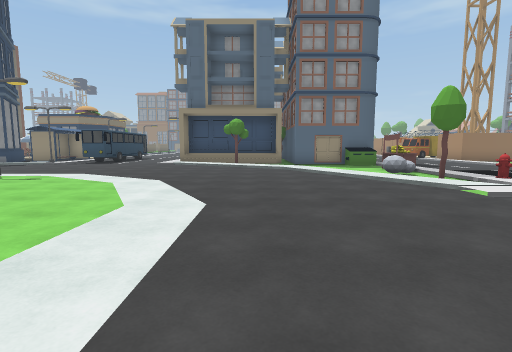
View 1 (above)

22 first-person views from a walk through a scene from a Unity 3-D project. The camera is 1.5 m above the floor, tilts 6° down and sees 85° across. The floor is counted in squares, 2 m on a side. Each view is taken from the middle of a square. On the plan, view 1 faces up. The plan holds only what a view shows up to about 10 squares ahead; the rest is blank. The place goes on beyond the plan.

View 2
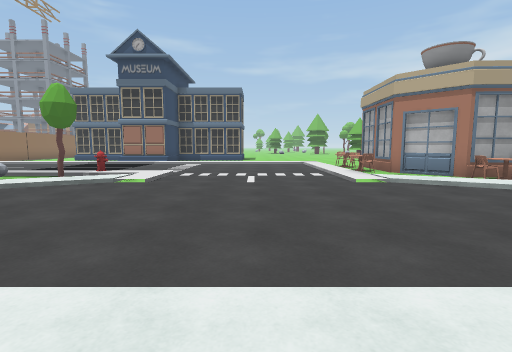

View 3
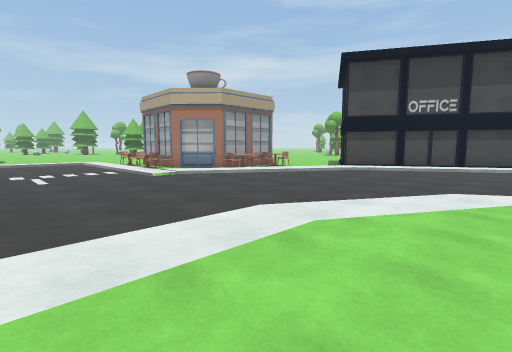

View 4
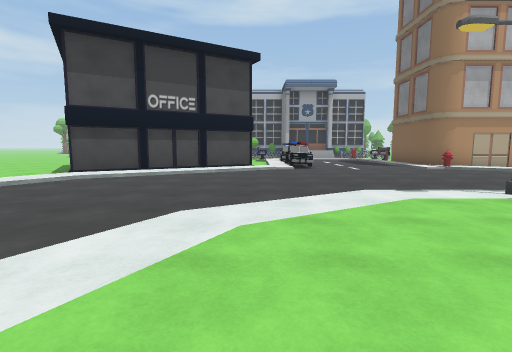

View 5
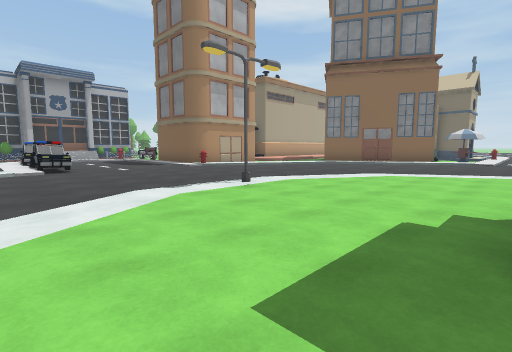

View 6
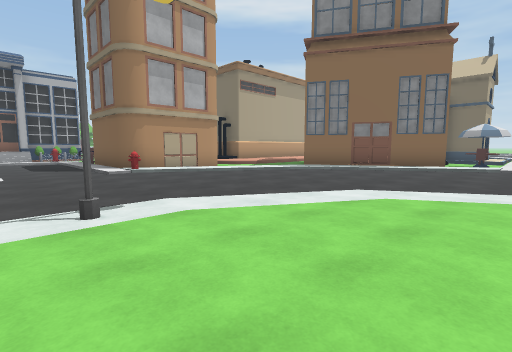

View 7
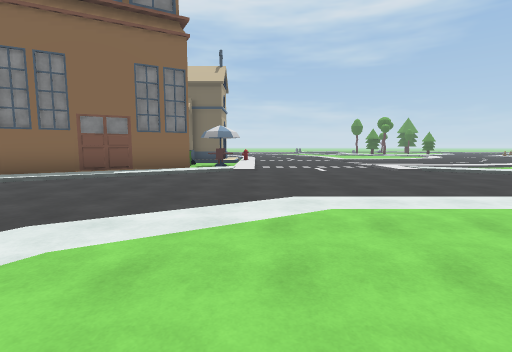

View 8
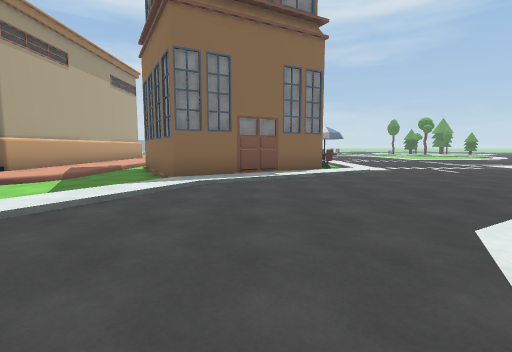

View 9
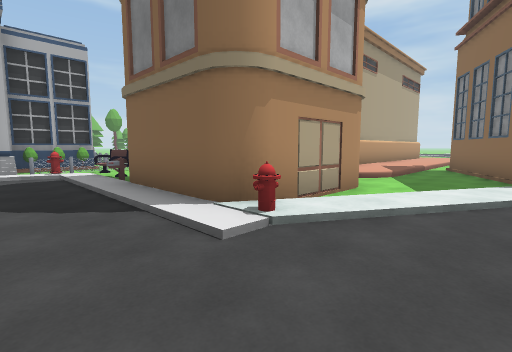

View 10
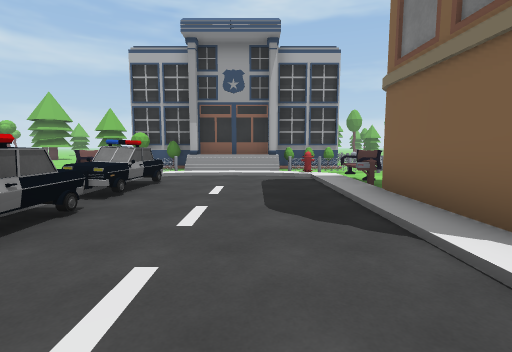

View 11
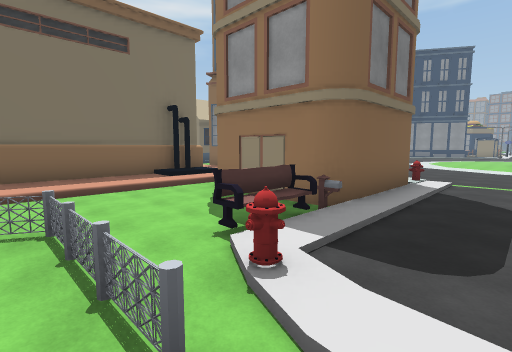

View 12
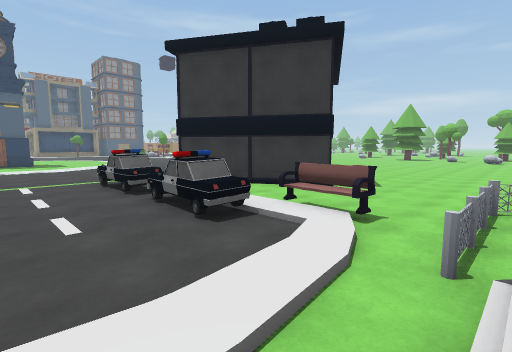

View 13
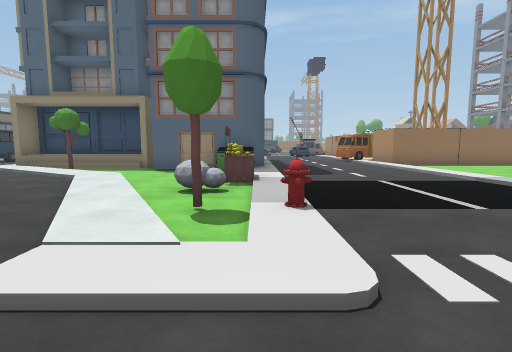

View 14
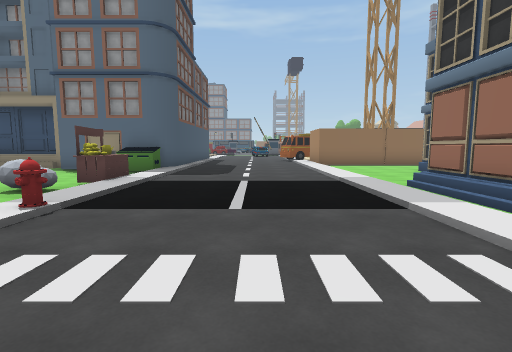

View 15
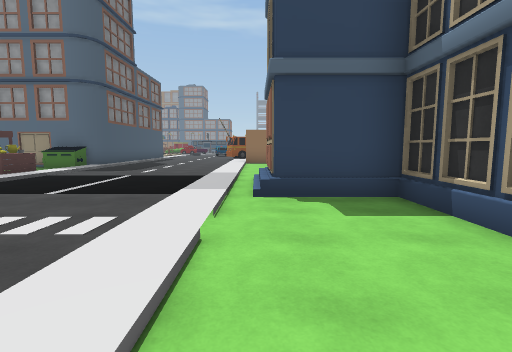

View 16
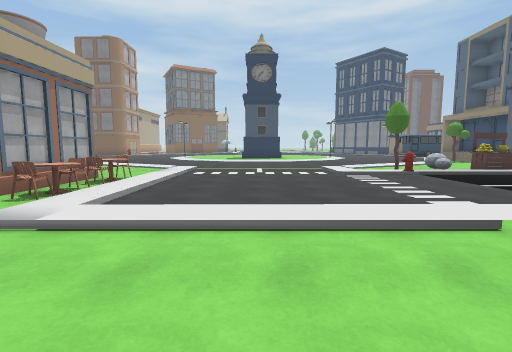

View 17
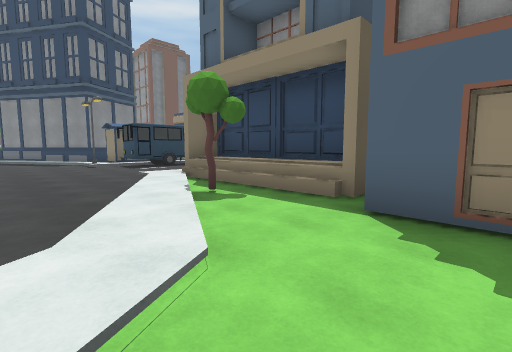

View 18
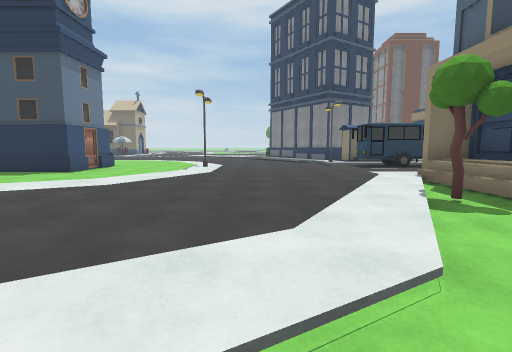

View 19
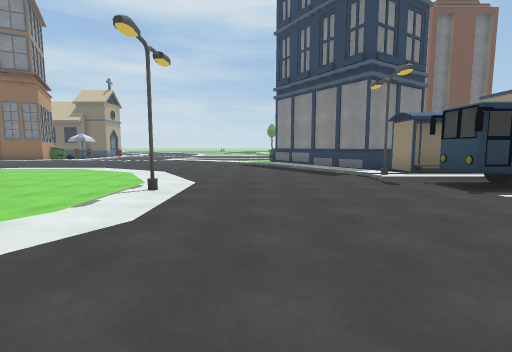

View 20
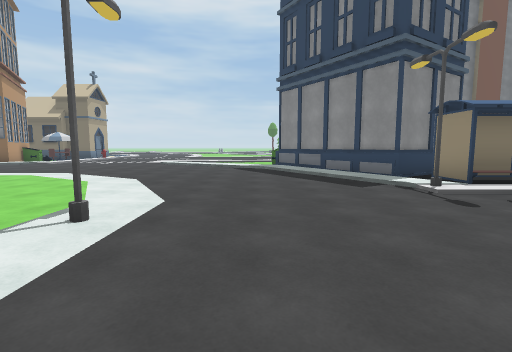

View 21
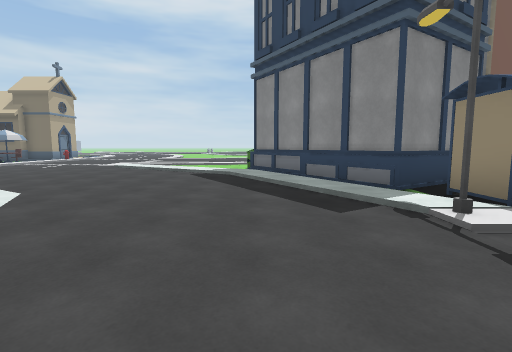

View 22
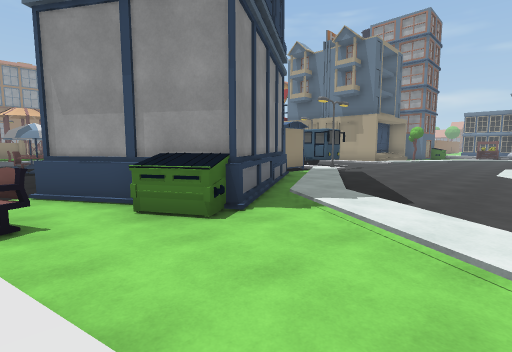

### Floor plan
Key: @ floor where view 1 was taken; # wall or solid block; . main floor; : floor 0.25 m higher than the main floor; / step, stairs or slope; ^ raised ledge; R rock; S streetlight; T tree; H hydrant; B building; C car; M mailbox; E bench; F fence; U dumpster; A bus; O other object.
Columns run from 18 left of view 1 to 13 right of it. Each row starts with its distance up from view 1.
 13 .#    ##O AA..:B///B   #..../...
 12 E## ###//S..../:/T..##U#..../...
 11 E.###///......../:/..../..../..
 10 /.U#/:/...........//.../..../..
  9 /..//..............//..O..../.
  8 ...//...............//R/....//
  7 ..//.......S//......//./....//
  6 ..:....../..../....../TH....//.B
  5 .//...../.............:/..../..#
  4 ///............./.....//..../..#
  3 ......./...###............../..
  2 ......./..   #............../...
  1 ......./..................../..
  0 ///............./.@...///////.
 -1 O//...../....../.....//.#^^#.
 -2   //.....//.../......//.###.
 -3  ##/.......S........//###
 -4   #//...............: ^#
 -5   ##:..............//
 -6   ##/:/........../://.
 -7 ###.../:/.......//## ..
 -8 #......./H....///##  ...
 -9 ::::/.####...CC ##    ..
-10 ::::/    #...C/ ##    B
-11 ####/.  ##...C/ .#
-12    #/.###M...C:..B  ..
-13    #:....E...C/E.......
-14    #:....E..../E........
-15    #:...FFFH//..........
-16    #:..O  #//#FFF ....

Where each view was taken, in squares from view 1:
view 1: 0 up, 0 right, facing up
view 2: 2 up, 2 left, facing right
view 3: 3 up, 3 left, facing down-right
view 4: 1 up, 3 left, facing down
view 5: 1 up, 3 left, facing down-left
view 6: 0 up, 6 left, facing down-left
view 7: 0 up, 8 left, facing left
view 8: 4 down, 8 left, facing left
view 9: 6 down, 7 left, facing down-left
view 10: 7 down, 7 left, facing down
view 11: 16 down, 7 left, facing up-left
view 12: 16 down, 7 left, facing up-right
view 13: 3 up, 5 right, facing up
view 14: 3 up, 8 right, facing up
view 15: 2 up, 11 right, facing up
view 16: 2 up, 13 right, facing left
view 17: 9 up, 3 right, facing up-left
view 18: 9 up, 3 right, facing left
view 19: 9 up, 2 left, facing left
view 20: 9 up, 4 left, facing left
view 21: 10 up, 6 left, facing left
view 22: 7 up, 18 left, facing up-right
